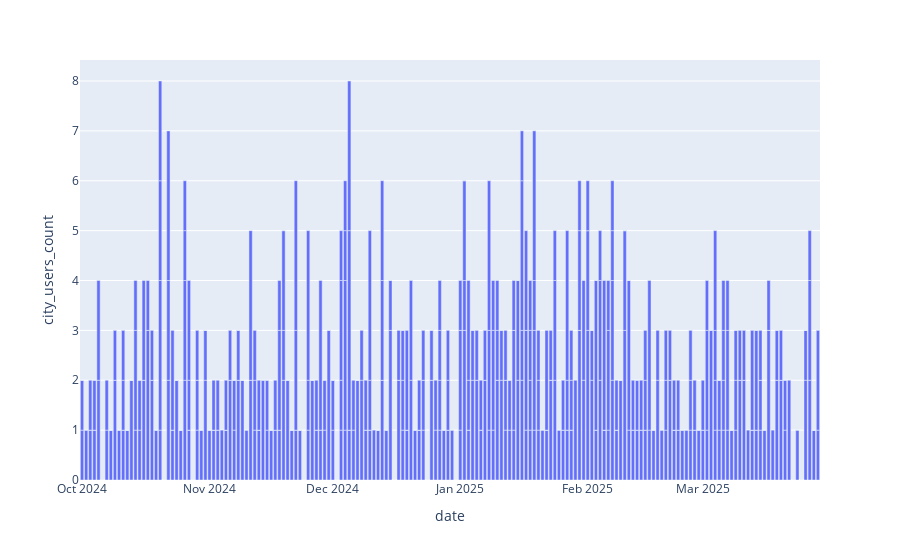

The cell this chart's notebook holds for it:
### Code cell
_plot_plotly(data, dt_col, value_col, hue_cols=None, mode='bar', add_text=None)

### Figure 1 — Plotly figure (JSON) as saved in the notebook; plotly's stock layout.template omitted (floating-point values rounded to 4 significant figures; data arrays with more than 128 entries replaced by an {"elided": "..."} marker saying what was removed)
{"data": [{"hovertemplate": "date=%{x}<br>city_users_count=%{y}<extra></extra>", "legendgroup": "", "marker": {"color": "#636efa", "pattern": {"shape": ""}}, "name": "", "orientation": "v", "showlegend": false, "textposition": "auto", "type": "bar", "x": {"elided": "720 str values"}, "xaxis": "x", "y": {"elided": "720 float values"}, "yaxis": "y"}], "layout": {"barmode": "relative", "legend": {"tracegroupgap": 0}, "margin": {"t": 60}, "xaxis": {"anchor": "y", "domain": [0, 1], "title": {"text": "date"}}, "yaxis": {"anchor": "x", "domain": [0, 1], "title": {"text": "city_users_count"}}}}
